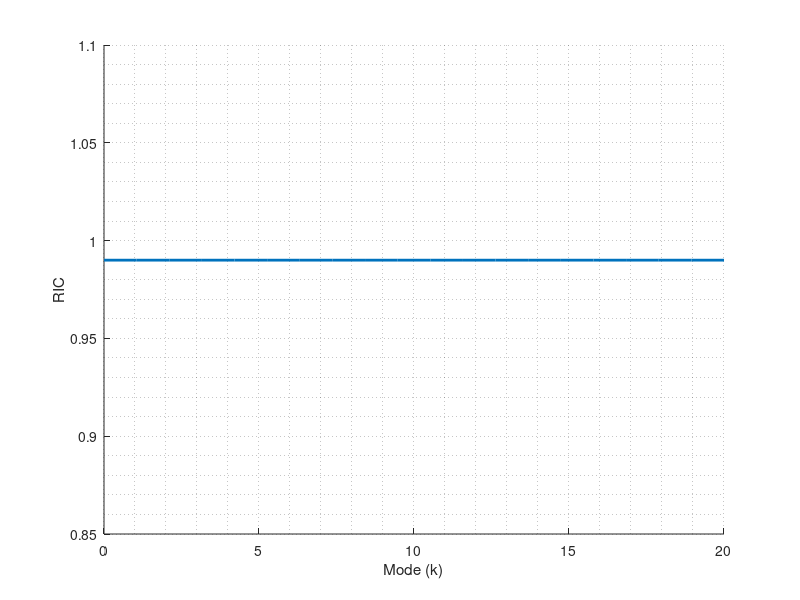

This figure's MATLAB source: (Note: this script raises an error after producing the figure.)
%% state ids for export data
close all; clear all; clc;
spectrumid = {'02', '14', '16', '36'};
markerlist = {'--o', '-.v', '--s', '-.h'};
x = linspace(0, 20, 20); x = x';

%% prepare figure
figure('Renderer', 'painters', ...
    'Position', [0 0 800 600]);
fig = gcf;
ax  = gca;
hold all;
y = 0.99 + 0*x;
a = plot(ax, x, y, 'LineWidth', 2);
xlabel(ax, 'Mode (k)');
ylabel(ax, 'RIC');
grid minor;

%% iterative plot
for iter = 1:length(spectrumid)
    specflpath = strcat('./visualfile/', spectrumid{iter}, ...
        'an/', spectrumid{iter}, 'an_cummulative_spectrum.fig');
    figure = openfig(specflpath);
    line = findobj(figure, 'Type', 'line');
    xdata = get(line, 'xdata');
    ydata = get(line, 'ydata');
    plot(ax, xdata, ydata, markerlist{iter}, ...
        'LineWidth', 2);
end
uistack(a, 'top');
legend(ax, ...
    'Patient c0002', ...
    'Patient c0014', ...
    'Patient c0016', ...
    'Patient c0036', ...
    '99% total energy', ...
    'Location', 'southeast');

hold off;